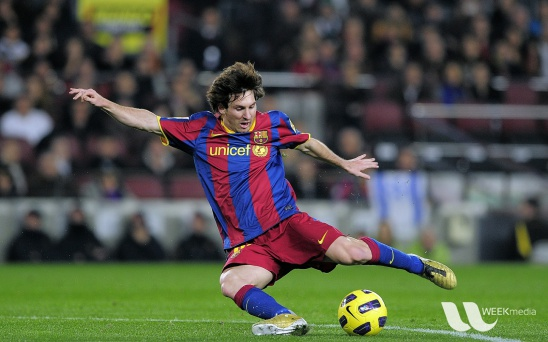
#> input picture Ex2/images/messi.jpg, 548 x 342 px
$ jupyter execute --allow-errors Untitled.ipynb   (older library calls are emulated)
#> lines starting #> are read from the running program, lines starting #| are printed output that depends on the picture
[cell 1]
from matplotlib import pyplot as plt
import numpy as np
import cv2

[cell 2]
image = plt.imread('./images/messi.jpg')
#> image is the input picture: shape (342, 548, 3); mean R, G, B 82.2, 86, 72.4

[cell 3]
cv2.__version__

[cell 4]
# sobel = cv2.sqrt(cv2.addWeighted(cv2.pow(3, 2.0), 1.0, cv2.pow(3,2.0), 1.0, 0.0))

[cell 5]
ddepth = cv2.CV_64F
ksize = 3
scale= 1.0

[cell 6]
def norm(img):
    img = img.astype(float)
    img -= img.min()
    img /= img.max()
    return img

[cell 7]
gray = cv2.cvtColor(image,cv2.COLOR_RGB2GRAY)
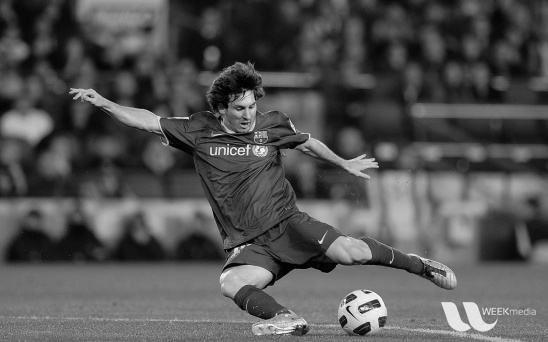
#> gray: shape (342, 548); min 0, max 251, mean 83.3
dx = 0
dy = 1
sobelx = cv2.Sobel(norm(gray ),ddepth=ddepth,dx=dx,dy=dy,scale=scale,ksize=ksize)
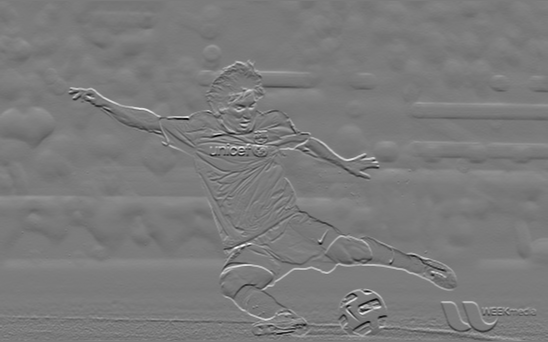
#> sobelx: shape (342, 548) float64; min -3.17, max 3.39, mean 0.00509; drawn with min black and max white
plt.imshow(np.abs(sobelx),cmap='gray')
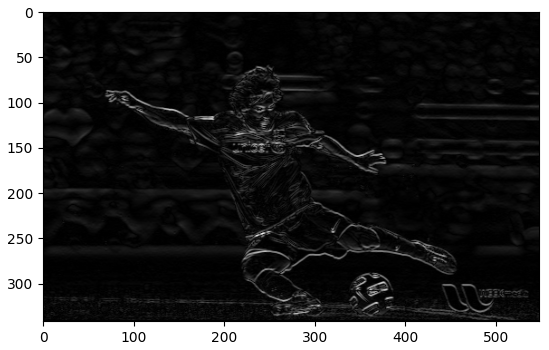
#> figure drawn by matplotlib, 1 panel

$ run again, with Ex2/images/track.jpg copied over Ex2/images/messi.jpg
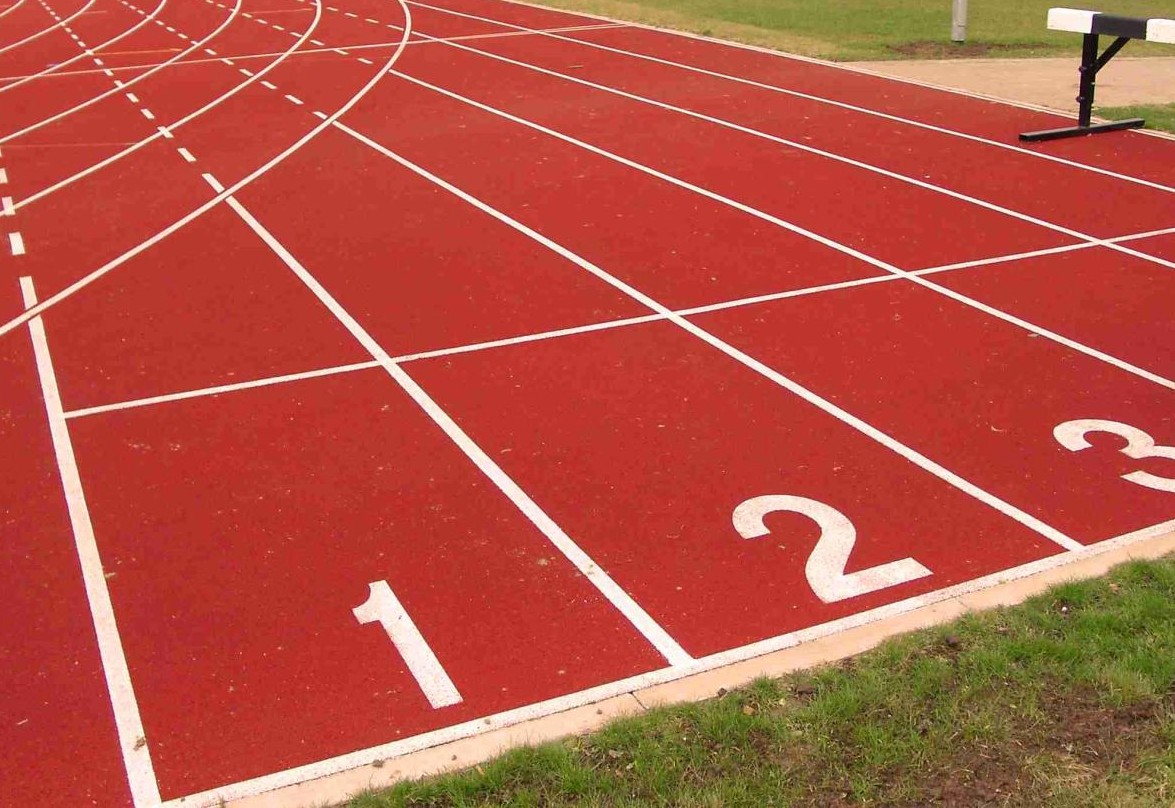
#> input picture Ex2/images/track.jpg, 1175 x 808 px
#> image is the input picture: shape (808, 1175, 3); mean R, G, B 182.7, 83.6, 67.4
#> `sobelx = cv2.Sobel(norm(gray ),ddepth=ddepth,dx=dx,dy=dy,scale=scale,k..`:
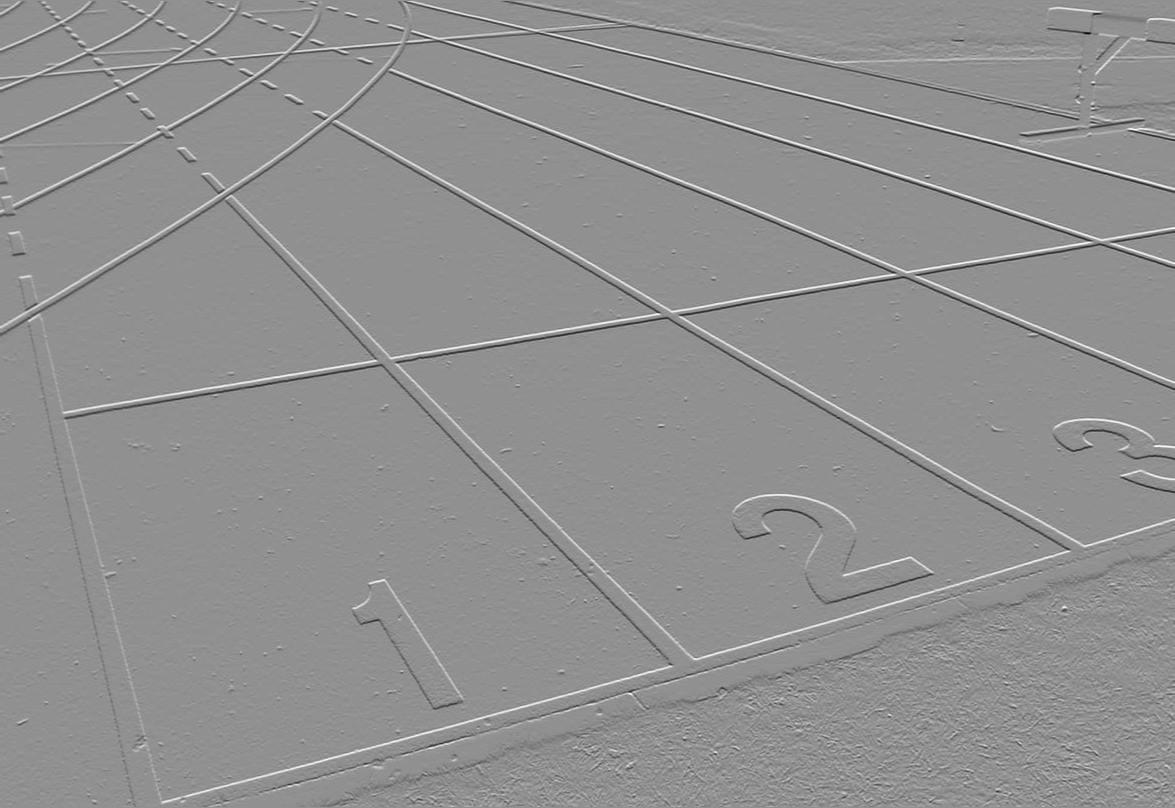
#> sobelx: shape (808, 1175) float64; min -3.61, max 2.76, mean -0.000546; drawn with min black and max white
#> `[cell 7] gray = cv2.cvtColor(image,cv2.COLOR_RGB2GRAY) dx = 0 dy = 1 s..`:
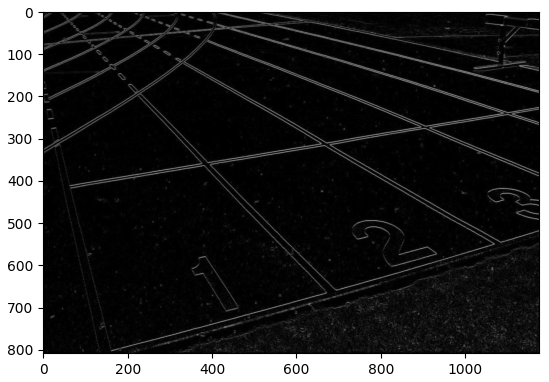
#> figure drawn by matplotlib, 1 panel
